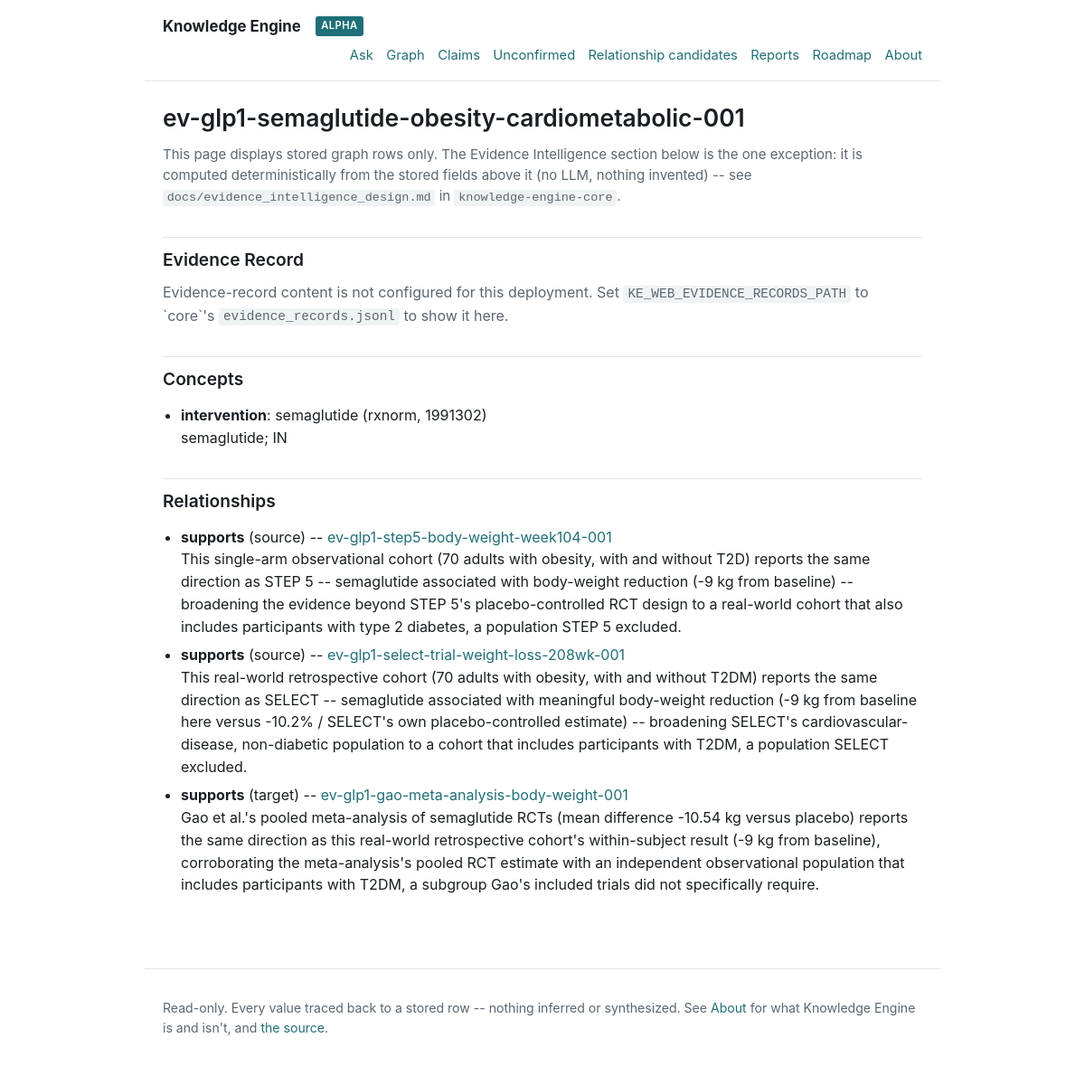
Page /claims/ev-glp1-semaglutide-obesity-cardiometabolic-001 on the committed database.
### tables this page shows
CREATE TABLE graph_claims (
	id INTEGER NOT NULL, 
	evidence_record_id VARCHAR(128) NOT NULL, 
	created_at VARCHAR(32) NOT NULL, 
	PRIMARY KEY (id)
);

CREATE TABLE graph_claim_concepts (
	id INTEGER NOT NULL, 
	claim_id INTEGER NOT NULL, 
	concept_id INTEGER NOT NULL, 
	edge_role VARCHAR(16) NOT NULL, 
	created_at VARCHAR(32) NOT NULL, 
	PRIMARY KEY (id), 
	CONSTRAINT ck_graph_claim_concepts_edge_role CHECK (edge_role IN ('population','intervention','comparator','outcome')), 
	CONSTRAINT uq_graph_claim_concepts_edge UNIQUE (claim_id, concept_id, edge_role), 
	FOREIGN KEY(claim_id) REFERENCES graph_claims (id), 
	FOREIGN KEY(concept_id) REFERENCES graph_concepts (id)
);

CREATE TABLE graph_concepts (
	id INTEGER NOT NULL, 
	label TEXT NOT NULL, 
	source VARCHAR(16) NOT NULL, 
	source_reference_id VARCHAR(64), 
	definition TEXT, 
	source_url TEXT, 
	license TEXT, 
	retrieved_at VARCHAR(32) NOT NULL, 
	PRIMARY KEY (id), 
	CONSTRAINT ck_graph_concepts_source CHECK (source IN ('wikipedia','rxnorm','mesh','pubchem','pico')), 
	CONSTRAINT uq_graph_concepts_source_reference UNIQUE (source, source_reference_id)
);

CREATE TABLE graph_claim_relationships (
	id INTEGER NOT NULL, 
	relationship_id VARCHAR(128) NOT NULL, 
	source_claim_id INTEGER NOT NULL, 
	target_claim_id INTEGER NOT NULL, 
	relationship_type VARCHAR(16) NOT NULL, 
	rationale TEXT NOT NULL, 
	created_at VARCHAR(32) NOT NULL, 
	PRIMARY KEY (id), 
	CONSTRAINT ck_graph_claim_relationships_type CHECK (relationship_type IN ('supports','contradicts','qualifies','contextualizes','supersedes')), 
	FOREIGN KEY(source_claim_id) REFERENCES graph_claims (id), 
	FOREIGN KEY(target_claim_id) REFERENCES graph_claims (id)
);

### knowledge_engine_web/main.py (the view)
@app.get("/claims/{evidence_record_id}", response_class=HTMLResponse)
def claim_detail(request: Request, evidence_record_id: str) -> HTMLResponse:
    detail = read_claim_detail(_engine(), evidence_record_id)
    if detail is None:
        raise HTTPException(status_code=404, detail="No claim found for that evidence record ID.")
    settings = Settings()
    evidence = None
    intelligence = None
    if settings.evidence_records_path:
        evidence_path = Path(settings.evidence_records_path)
        evidence = read_evidence_record(evidence_path, evidence_record_id)
        if evidence is not None:
            intelligence = _compute_evidence_intelligence(
                evidence_path, evidence, detail.relationships
            )
    return templates.TemplateResponse(
        request=request,
        name="claim_detail.html",
        context={"claim": detail, "evidence": evidence, "intelligence": intelligence},
    )

### knowledge_engine_web/templates/claim_detail.html (shortened to what this page needs)
{% extends "base.html" %}
{% block content %}
<h1>{{ claim.evidence_record_id }}</h1>
<p class="disclaimer">
  This page displays stored graph rows only. The Evidence Intelligence
  section below is the one exception: it is computed deterministically
  from the stored fields above it (no LLM, nothing invented) -- see
  <code>docs/evidence_intelligence_design.md</code> in
  <code>knowledge-engine-core</code>.
</p>
<h2>Evidence Record</h2>
{% if evidence %}
<p><strong>Research question:</strong> {{ evidence.research_question or "(not recorded)" }}</p>
<p><strong>Claim:</strong> {{ evidence.claim_text or "(not recorded)" }}</p>
<p><strong>Direction:</strong> {{ evidence.evidence_direction or "(not recorded)" }}</p>
<table>
  <tr><th>Population</th><td>{{ evidence.population or "--" }}</td></tr>
  <tr><th>Intervention</th><td>{{ evidence.intervention or "--" }}</td></tr>
  <tr><th>Comparator</th><td>{{ evidence.comparator or "--" }}</td></tr>
  <tr><th>Outcome</th><td>{{ evidence.outcome or "--" }}</td></tr>
</table>
<p><strong>Result:</strong> {{ evidence.result_summary or "(not recorded)" }}</p>
{% if evidence.short_source_excerpt %}
<p><strong>Source excerpt:</strong> &ldquo;{{ evidence.short_source_excerpt }}&rdquo;</p>
{% endif %}
{% if evidence.limitations %}
<p><strong>Limitations:</strong></p>
<ul>
  {% for limitation in evidence.limitations %}
  <li>{{ limitation }}</li>
  {% endfor %}
</ul>
{% endif %}
{% if evidence.uncertainty_notes %}
<p><strong>Uncertainty notes:</strong> {{ evidence.uncertainty_notes }}</p>
{% endif %}
{% if evidence.confidence_note %}
<p>
  <strong>Confidence note</strong> (`core`'s own free-text field, distinct
  from the computed Evidence Intelligence numbers below):
  {{ evidence.confidence_note }}
</p>
{% endif %}
<p>
  Source: {{ evidence.source_title or "(untitled)" }}
  {% if evidence.source_doi %}(DOI: {{ evidence.source_doi }}){% endif %}
  -- {{ evidence.study_type or evidence.source_type or "unspecified type" }},
  extracted via {{ evidence.extraction_method or "unknown method" }}
  ({{ evidence.extraction_status or "status unknown" }}; review status:
  {{ evidence.review_status or "unknown" }}).
</p>
<h2>Evidence Intelligence</h2>
{% if intelligence %}
<p class="disclaimer">
  Computed deterministically from the stored fields above -- no LLM, no
  invented number. Evidence Quality, Evidence Consensus, and Claim
  Confidence are three separate figures and must never be read as one
  collapsed score. See <code>docs/evidence_intelligence_design.md</code>
  in <code>knowledge-engine-core</code>.
</p>
<table>
  <tr>
    <th>Evidence Quality</th>
    <td>
      {{ intelligence.quality.score }}/100
      ({{ intelligence.quality.study_design_tier }},
      {% if intelligence.quality.manually_reviewed %}manually reviewed{% else %}automated, pending review{% endif %})
    </td>
  </tr>
  <tr>
    <th>Evidence Consensus</th>
    <td>
      {% if intelligence.consensus.score is not none %}
        {{ intelligence.consensus.score }}/100
        ({{ intelligence.consensus.supports_count }} of {{ intelligence.consensus.agreement_total }} agree)
      {% else %}
        not yet assessable
      {% endif %}
      -- reliability: {{ intelligence.consensus.reliability }}
    </td>
  </tr>
  <tr>
    <th>Claim Confidence</th>
    <td>
      {% if intelligence.confidence.score is not none %}
        {{ intelligence.confidence.score }}/100
      {% else %}
        not yet assessable
      {% endif %}
      -- reliability: {{ intelligence.confidence.reliability }}
    </td>
  </tr>
  <tr>
    <th>Evidence Coverage</th>
    <td>
      {{ intelligence.coverage.records_in_relationship }} of {{ intelligence.coverage.total_records }}
      corpus records ({{ intelligence.coverage.percentage }}%) participate in a confirmed relationship.
    </td>
  </tr>
</table>
<p><strong>Synthesis</strong> (a deterministic template over the numbers above, not generated text):</p>
<ul>
  {% for line in intelligence.synthesis %}
  <li>{{ line }}</li>
  {% endfor %}
</ul>
{% else %}
<p class="empty-state">
  Evidence Intelligence is not shown here -- it requires the same
  <code>KE_WEB_EVIDENCE_RECORDS_PATH</code> configuration as the
  Evidence Record section above.
</p>
{% endif %}
{% else %}
<p class="empty-state">
  Evidence-record content is not configured for this deployment. Set
  <code>KE_WEB_EVIDENCE_RECORDS_PATH</code> to `core`'s
  <code>evidence_records.jsonl</code> to show it here.
</p>
{% endif %}
<h2>Concepts</h2>
{% if claim.concepts %}
<ul>
  {% for concept in claim.concepts %}
  <li>
    <strong>{{ concept.edge_role }}</strong>: {{ concept.label }}
    ({{ concept.source }}{% if concept.source_reference_id %}, {{ concept.source_reference_id }}{% endif %})
    {% if concept.definition %}<br />{{ concept.definition }}{% endif %}
  </li>
  {% endfor %}
</ul>
{% else %}
<p class="empty-state">No concepts are linked to this claim.</p>
{% endif %}
<h2>Relationships</h2>
{% if claim.relationships %}
<ul>
  {% for relationship in claim.relationships %}
  <li>
    <strong>{{ relationship.relationship_type }}</strong> ({{ relationship.direction }}) --
    <a href="/claims/{{ relationship.other_evidence_record_id }}">{{ relationship.other_evidence_record_id }}</a><br />
    {{ relationship.rationale }}
  </li>
  {% endfor %}
</ul>
{% else %}
<p class="empty-state">No relationship edges are linked to this claim.</p>
{% endif %}
{% endblock %}

### rows in the picture
graph_claims: evidence_record_id "ev-glp1-semaglutide-obesity-cardiometabolic-001"
graph_claim_concepts: edge_role "intervention", label "semaglutide", source "rxnorm", source_reference_id "1991302", definition "semaglutide; IN"
graph_claim_relationships: relationship_type "supports", direction "source", other_evidence_record_id "ev-glp1-step5-body-weight-week104-001", rationale "This single-arm observational cohort (70 adults with obesity, with and without T2D) reports the same direction as STEP 5 -- semaglutide associated with body-weight reduction (-9 kg from baseline) -- broadening the evidence beyond STEP 5's placebo-controlled RCT design to a real-world cohort that also includes participants with type 2 diabetes, a population STEP 5 excluded."
graph_claim_relationships: relationship_type "supports", direction "source", other_evidence_record_id "ev-glp1-select-trial-weight-loss-208wk-001", rationale "This real-world retrospective cohort (70 adults with obesity, with and without T2DM) reports the same direction as SELECT -- semaglutide associated with meaningful body-weight reduction (-9 kg from baseline here versus -10.2% / SELECT's own placebo-controlled estimate) -- broadening SELECT's cardiovascular-disease, non-diabetic population to a cohort that includes participants with T2DM, a population SELECT excluded."
graph_claim_relationships: relationship_type "supports", direction "target", other_evidence_record_id "ev-glp1-gao-meta-analysis-body-weight-001", rationale "Gao et al.'s pooled meta-analysis of semaglutide RCTs (mean difference -10.54 kg versus placebo) reports the same direction as this real-world retrospective cohort's within-subject result (-9 kg from baseline), corroborating the meta-analysis's pooled RCT estimate with an independent observational population that includes participants with T2DM, a subgroup Gao's included trials did not specifically require."
